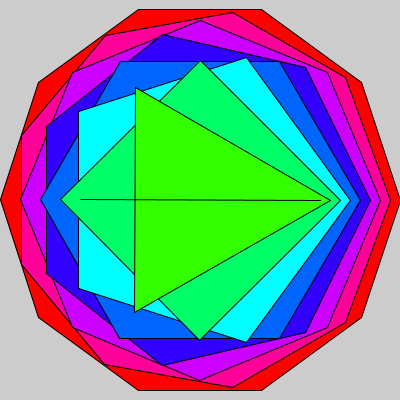
Frame 1 (no input)
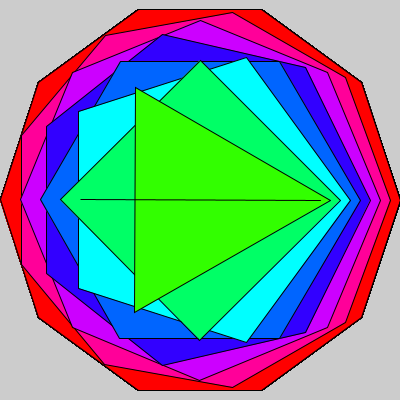
Frame 60 (the mouse pressed at the canvas centre just before this capture)
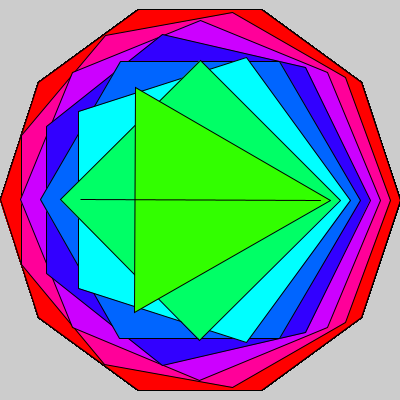
Frame 120 (the mouse held since frame 60 and released just before this capture)

The Processing sketch that drew these frames (run headless with seeded random() and noise(); from frame 60 on, the mouse is pressed at the canvas centre):

// Processing sketch: processing_93191
// ── processing_93191.pde

void setup ()                    //funkcja uruchamiana raz, inicjuje ustawienia do działania sketchu
{
  size(400,400);
}
//***************funkcja rysuj wielokat foremny o srodku w (x,y) promieniu r i zadanej ilosci wierzcholkow
void drawShape(float x, float y, float r, int numberOfVertices)
{
  pushMatrix();                  //zapamietaj obecne polozenie ukladu wspolrzednych
  translate(x,y);
  float angle = 2*PI/numberOfVertices;
  beginShape();                  //rozpocznij tworzenie ksztaltu
  for(int i = 0; i <= numberOfVertices; i++)
  {
    float vx = r * cos(angle * i);
    float vy = r * sin(angle * i);
    vertex(vx ,vy);              //dodaj wierzcholek do ksztaltu o wspolrzednej (x,y)
  }
  endShape();                    //zakończ tworzenie kształtu
   
  popMatrix();                   //przywroc zapamietane polozenie ukladu wspolrzednych
}
 
void draw()
{
  for (int i = 10; i <= 10 && i > 0; i--) {
  colorMode(HSB, 100, 100, 100);
  fill(i * 10, 100, 100);
  drawShape(width/2, height/2, 100 + 10*i, i); //wykonaj funkcje
  }
}
